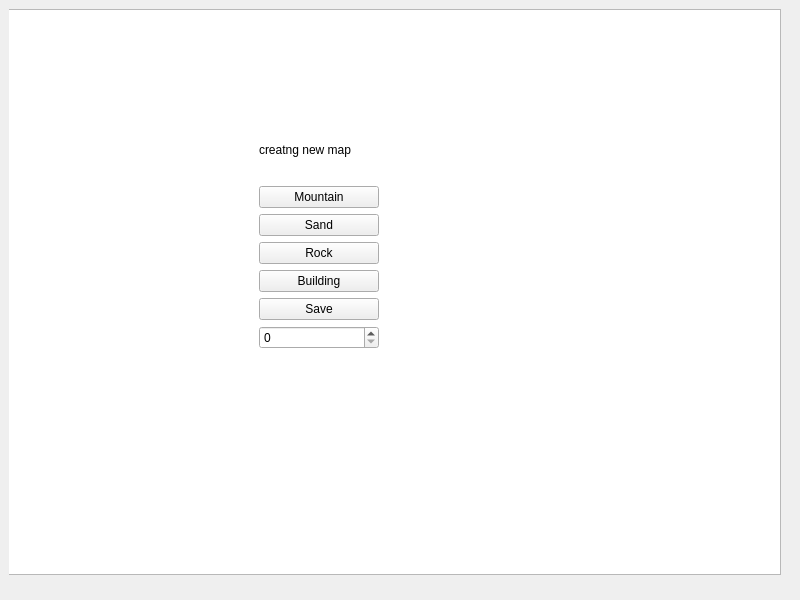
<?xml version="1.0" encoding="UTF-8"?>
<ui version="4.0">
 <class>NewMap</class>
 <widget class="QMainWindow" name="NewMap">
  <property name="geometry">
   <rect>
    <x>0</x>
    <y>0</y>
    <width>800</width>
    <height>600</height>
   </rect>
  </property>
  <property name="windowTitle">
   <string>New Map</string>
  </property>
  <widget class="QWidget" name="centralwidget">
   <layout class="QVBoxLayout" name="verticalLayout">
    <item>
     <widget class="QWidget" name="widget" native="true">
      <property name="enabled">
       <bool>true</bool>
      </property>
      <widget class="QGraphicsView" name="view">
       <property name="geometry">
        <rect>
         <x>-10</x>
         <y>0</y>
         <width>782</width>
         <height>566</height>
        </rect>
       </property>
       <property name="alignment">
        <set>Qt::AlignLeading|Qt::AlignLeft|Qt::AlignTop</set>
       </property>
      </widget>
      <widget class="QWidget" name="verticalLayoutWidget">
       <property name="geometry">
        <rect>
         <x>250</x>
         <y>110</y>
         <width>120</width>
         <height>230</height>
        </rect>
       </property>
       <layout class="QVBoxLayout" name="button_container">
        <item>
         <widget class="QLabel" name="label">
          <property name="text">
           <string>creatng new map</string>
          </property>
         </widget>
        </item>
        <item>
         <widget class="QPushButton" name="edit_button_1">
          <property name="text">
           <string>Mountain</string>
          </property>
         </widget>
        </item>
        <item>
         <widget class="QPushButton" name="edit_button_2">
          <property name="text">
           <string>Sand</string>
          </property>
         </widget>
        </item>
        <item>
         <widget class="QPushButton" name="edit_button_3">
          <property name="text">
           <string>Rock</string>
          </property>
         </widget>
        </item>
        <item>
         <widget class="QPushButton" name="building_button">
          <property name="text">
           <string>Building</string>
          </property>
         </widget>
        </item>
        <item>
         <widget class="QPushButton" name="save_button">
          <property name="text">
           <string>Save</string>
          </property>
         </widget>
        </item>
        <item>
         <widget class="QSpinBox" name="spinBox"/>
        </item>
       </layout>
      </widget>
     </widget>
    </item>
   </layout>
  </widget>
 </widget>
 <resources/>
 <connections/>
</ui>
